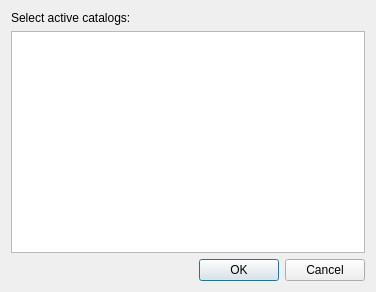
<?xml version="1.0" encoding="UTF-8"?>
<ui version="4.0">
 <class>Catalogdialog</class>
 <widget class="QDialog" name="Catalogdialog">
  <property name="geometry">
   <rect>
    <x>0</x>
    <y>0</y>
    <width>376</width>
    <height>292</height>
   </rect>
  </property>
  <property name="windowTitle">
   <string>Catalog selection</string>
  </property>
  <layout class="QVBoxLayout" name="verticalLayout">
   <item>
    <widget class="QLabel" name="label">
     <property name="text">
      <string>Select active catalogs:</string>
     </property>
    </widget>
   </item>
   <item>
    <widget class="QListWidget" name="listWidget"/>
   </item>
   <item>
    <widget class="QDialogButtonBox" name="buttonBox">
     <property name="orientation">
      <enum>Qt::Horizontal</enum>
     </property>
     <property name="standardButtons">
      <set>QDialogButtonBox::Cancel|QDialogButtonBox::Ok</set>
     </property>
    </widget>
   </item>
  </layout>
 </widget>
 <resources/>
 <connections>
  <connection>
   <sender>buttonBox</sender>
   <signal>accepted()</signal>
   <receiver>Catalogdialog</receiver>
   <slot>accept()</slot>
   <hints>
    <hint type="sourcelabel">
     <x>248</x>
     <y>254</y>
    </hint>
    <hint type="destinationlabel">
     <x>157</x>
     <y>274</y>
    </hint>
   </hints>
  </connection>
  <connection>
   <sender>buttonBox</sender>
   <signal>rejected()</signal>
   <receiver>Catalogdialog</receiver>
   <slot>reject()</slot>
   <hints>
    <hint type="sourcelabel">
     <x>316</x>
     <y>260</y>
    </hint>
    <hint type="destinationlabel">
     <x>286</x>
     <y>274</y>
    </hint>
   </hints>
  </connection>
 </connections>
</ui>
